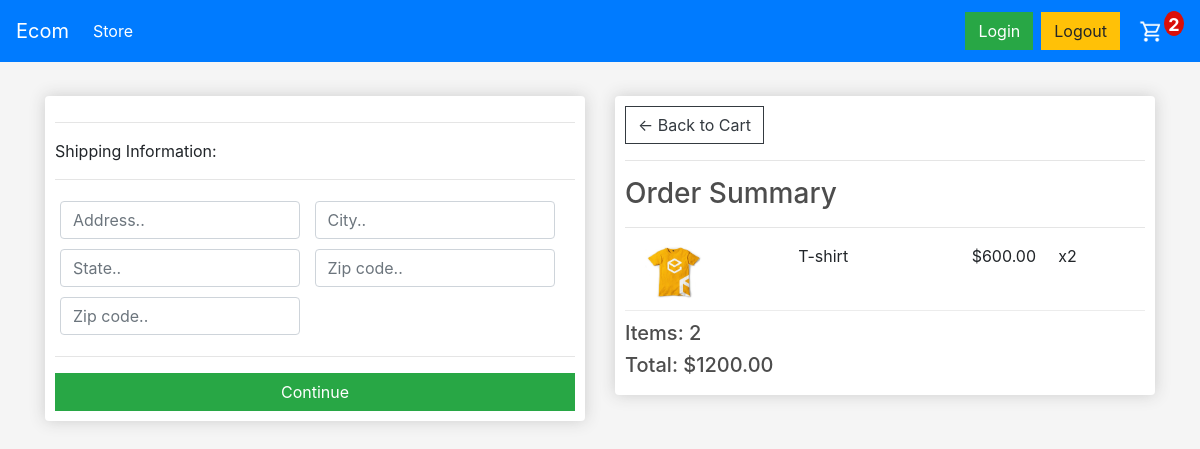
/checkout/ (signed in), run on the app's committed database.
### store/models.py (models this page shows, shortened)
class OrderItem(models.Model):
	product = models.ForeignKey(Product, on_delete=models.SET_NULL, null=True)
	order = models.ForeignKey(Order, on_delete=models.SET_NULL, null=True)
	quantity = models.IntegerField(default=0, null=True, blank=True)
	date_added = models.DateTimeField(auto_now_add=True)
	@property
	def get_total(self):
		total = self.product.price * self.quantity
		return total

class Product(models.Model):
	name = models.CharField(max_length=200)
	price = models.FloatField()
	digital = models.BooleanField(default=False,null=True, blank=True)
	image = models.ImageField(null=True, blank=True)
	@property
	def imageURL(self):
		try:
			url = self.image.url
		except:
			url = ''
		return url

class Order(models.Model):
	customer = models.ForeignKey(Customer, on_delete=models.SET_NULL, null=True, blank=True)
	date_ordered = models.DateTimeField(auto_now_add=True)
	complete = models.BooleanField(default=False)
	transaction_id = models.CharField(max_length=100, null=True)
	@property
	def shipping(self):
		shipping = False
		orderitems = self.orderitem_set.all()
		for i in orderitems:
			if i.product.digital == False:
				shipping = True
		return shipping
	@property
	def get_cart_total(self):
		orderitems = self.orderitem_set.all()
		total = sum([item.get_total for item in orderitems])
		return total
	@property
	def get_cart_items(self):
		orderitems = self.orderitem_set.all()
		total = sum([item.quantity for item in orderitems])
		return total

### store/views.py (the view)
# urls.py: path('checkout/', views.checkout, name="checkout"),
def checkout(request):
	if request.user.is_authenticated:
		customer = request.user.customer
		order, created = Order.objects.get_or_create(customer=customer, complete=False)
		items = order.orderitem_set.all()
		cartItems = order.get_cart_items
	else:
		items = []
		order = {'get_cart_total':0, 'get_cart_items':0, 'shipping':False}
		cartItems = order['get_cart_items']
	context = {'items':items, 'order':order, 'cartItems':cartItems}
	return render(request, 'store/Checkout.html', context)

### store/templates/store/Checkout.html (shortened to what this page needs)
{% extends 'store/Main.html' %}
{% load static %}
{% block content %}
     <div class="row">
		<div class="col-lg-6">
			<div class="box-element" id="form-wrapper">
				<form id="form">
					<div id="shipping-info">
						<hr>
						<p>Shipping Information:</p>
						<hr>
						<div class="form-field">
							<input class="form-control" type="text" name="address" required placeholder="Address..">
						</div>
						<div class="form-field">
							<input class="form-control" required type="text" name="city" placeholder="City..">
						</div>
						<div class="form-field">
							<input class="form-control" type="text"  required name="state" placeholder="State..">
						</div>
						<div class="form-field">
							<input class="form-control"  required type="text" name="zipcode" placeholder="Zip code..">
						</div>
						<div class="form-field">
							<input class="form-control" type="text" required name="country" placeholder="Zip code..">
						</div>
					</div>
					<hr>
					<input id="form-button" class="btn btn-success btn-block" type="submit" value="Continue">
				</form>
			</div>
			<br>
		</div>
		<div class="col-lg-6">
			<div class="box-element">
				<a  class="btn btn-outline-dark" href="{% url 'cart' %}">&#x2190; Back to Cart</a>
				<hr>
				<h3>Order Summary</h3>
				<hr>
				{% for item in items %}
				<div class="cart-row">
					<div style="flex:2"><img class="row-image" src="{{item.product.imageURL}}"></div>
					<div style="flex:2"><p>{{item.product.name}}</p></div>
					<div style="flex:1"><p>${{item.product.price|floatformat:2}}</p></div>
					<div style="flex:1"><p>x{{item.quantity}}</p></div>
				</div>
				{% endfor %}
				<h5>Items:   {{order.get_cart_items}}</h5>
				<h5>Total:   ${{order.get_cart_total|floatformat:2}}</h5>
			</div>
		</div>
	</div>
{% endblock content %}

### store/static/css/mainn.css (style rules this page uses)
body { background-color:whitesmoke; }
h1,h2,h3,h4,h5,h6 { color:hsl(0, 0%, 30%); }
.box-element { box-shadow:hsl(0, 0%, 80%) 0 0 16px; background-color: #fff; border-radius: 4px; padding: 10px; }
.col-lg-4, .col-lg-6, .col-lg-8, .col-lg-12 { margin-top: 10px; }
.btn { border-radius: 0; }
.row-image { width: 100px; }
.form-field { width:250px; display: inline-block; padding: 5px; }
.cart-row { display: flex; align-items: flex-stretch; padding-bottom: 10px; margin-bottom: 10px; border-bottom: 1px solid #ececec; }

### data on the page
OrderItem: product.imageURL (picture), product.name "T-shirt", product.price "600.00", quantity "2"
Order: get_cart_items "2", get_cart_total "1200.00"

### other printed values
{{ cartItems }} "2"
